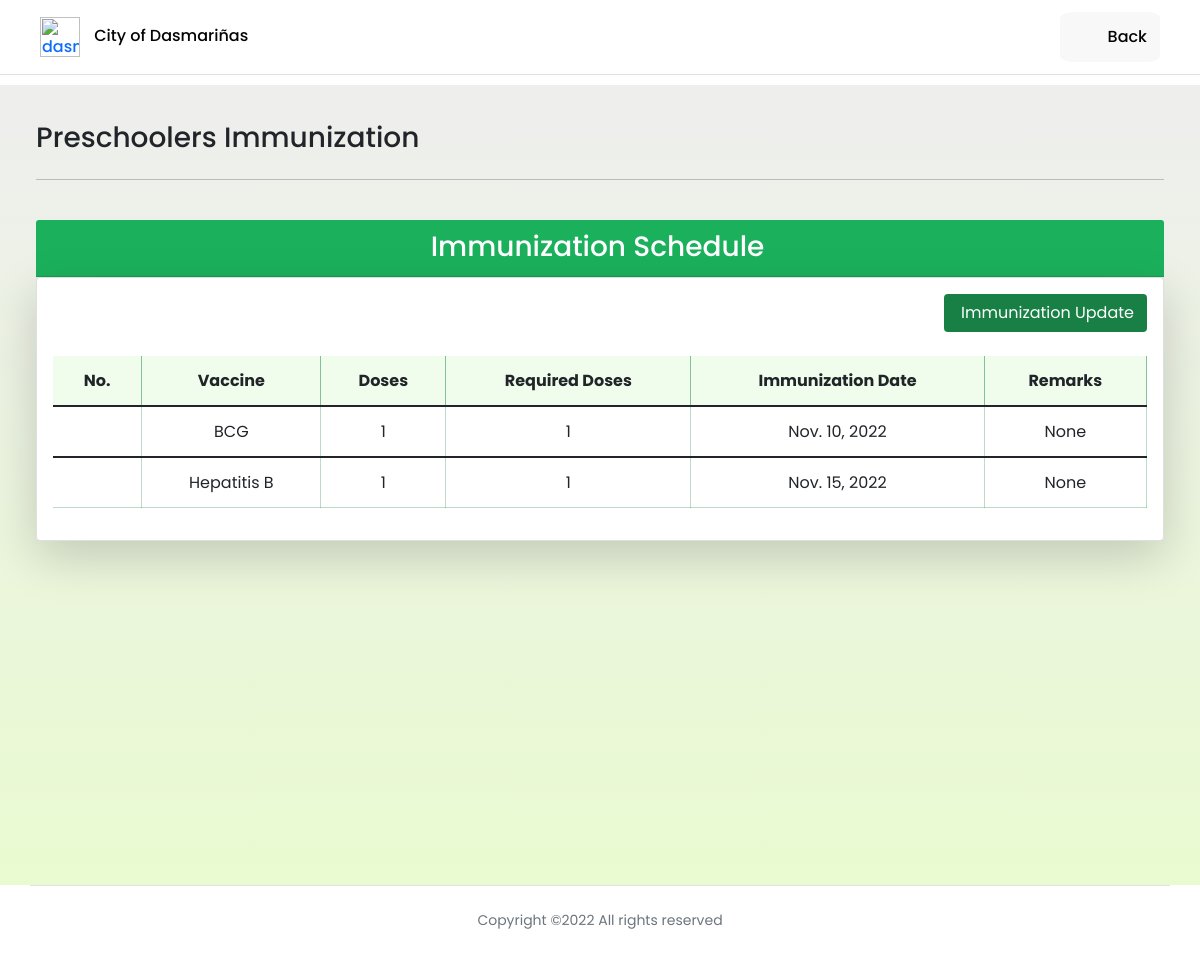
/preschooler_profile/immunization/5/, run on an earlier commit of the app's database.
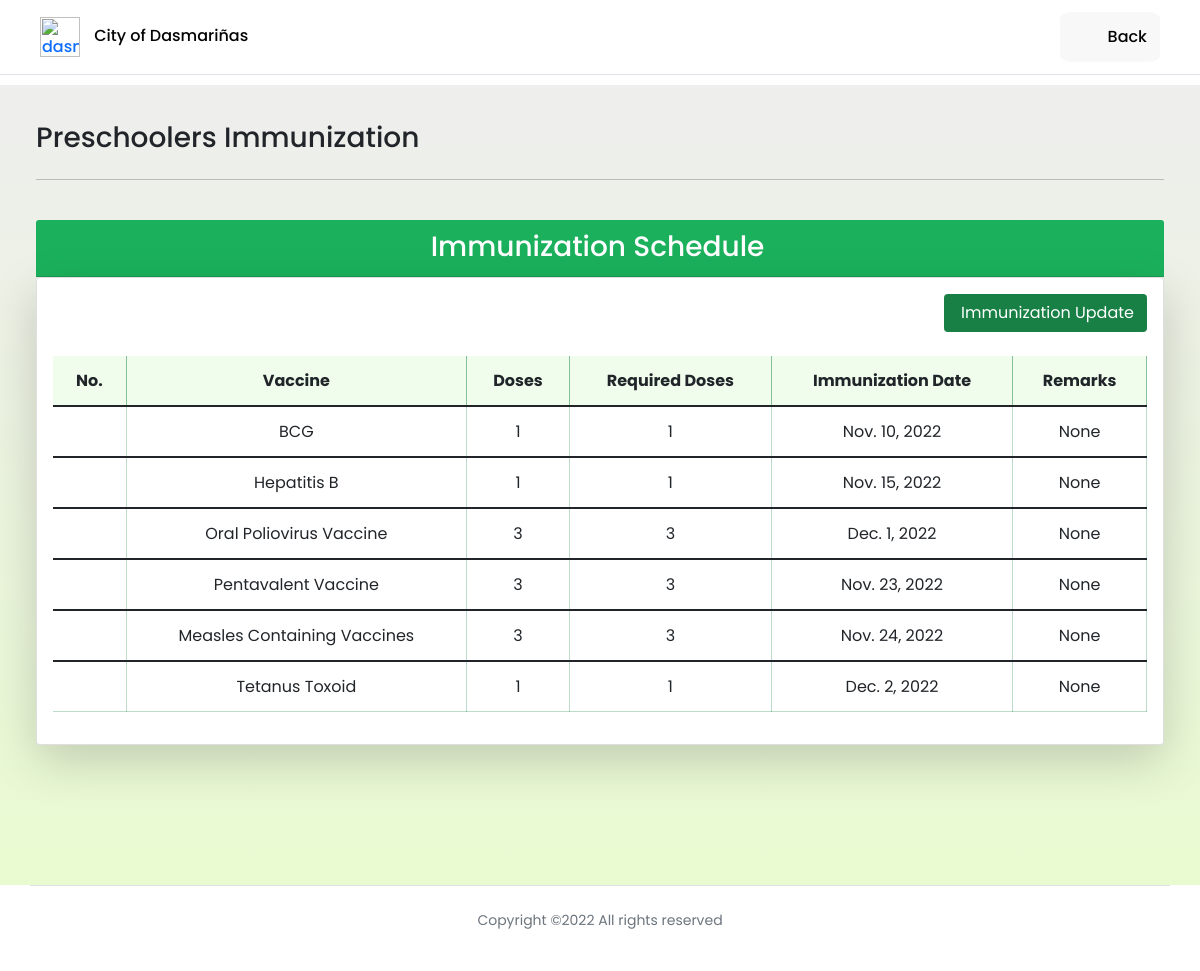
And on a later commit of the database.
### profilingApp/models.py (models this page shows, shortened)
class Vaccine(Model):
    VACCINES = [('BCG', 'BCG'),
                ('Hepatitis B', 'Hepatitis B'),
                ('Oral Poliovirus Vaccine', 'Oral Poliovirus Vaccine'),
                ('Pentavalent Vaccine', 'Pentavalent Vaccine'),
                ('Measles Containing Vaccines', 'Measles Containing Vaccines'),
                ('Tetanus Toxoid', 'Tetanus Toxoid'),
                ('Inactivated Polio Vaccine', 'Inactivated Polio Vaccine'),
                ('Measles Mumps - Rubella', 'Measles Mumps - Rubella'),]
    vax_preschooler = models.ForeignKey(Preschooler, on_delete=CASCADE)
    vax_name = models.CharField(max_length=500, choices=VACCINES)
    vax_dose = models.IntegerField()
    vax_date = models.DateField(null=True, blank=True)
    vax_remarks = models.DateField(null=True, blank=True)

### profilingApp/views.py (the view, shortened to what this page needs)
# urls.py: path('preschooler_profile/immunization/<str:pk>/', views.immunization_schedule, name='immunization_schedule'),
def immunization_schedule(request, pk):
    preschooler = Preschooler.objects.get(id=pk)
    vaccines = Vaccine.objects.filter(vax_preschooler=preschooler)
    vax_list = vaccines.values_list('vax_name', flat=True)
    dose_list = vaccines.values_list('vax_dose', flat=True)
    context = {'vaccines' : vaccines,
               'vax_list' : vax_list,
               'dose_list' : dose_list}
    return render(request, 'activities/BHW Immunization Schedule.html', context)

### profilingApp/templates/activities/BHW Immunization Schedule.html (shortened to what this page needs)
{% extends 'activities/BHW Home.html' %}
{% load static %}
{% block dashboard %}
<header>
    <div class="site-header">
    <nav class="navbar fixed-top index__navbar scrolled border-bottom"
    style=" padding-left:3%; padding-right:3%;">
        <div class="flex-fill p-1 py-1">
            <div class="d-flex align-items-center justify-content-between">
                <div>
                    <a href="#" class="name" style="text-decoration: none;">
                        <img class="navbar-icon" src="{% static '/Media/avatar.png' %}" alt="dasma-logo">
                        <span id="hidetitle" class="brand__name" style="color:rgb(3, 3, 3); margin-left:10px;">City of Dasmariñas</span>
                    </a>
                </div>
                <div id="navLinks">
                    <ul class="nav text-small">
                        <li>
                            <a href="{% url 'preschooler_dashboard' %}"  style="border-radius: 13%;"class="nav-link" data-toggle="tooltip" data-bs-placement="bottom" data-bs-offset="0,7"
                            title="Go back to Preschooler Dashboard">
                            <i class="fa fa-lg fa-fw fa-chevron-circle-left" style="font-size: 24px;"></i>
                            <span style="color:rgb(3, 3, 3);">Back</span>
                            </a>
                        </li>
                    </ul>
                </div>
            </div>
        </div>
    </nav>
    </div>
</header>
<div id="grid" class="container-fluid" style="padding:3%; margin: top 65px;">
    <div class="container-grid">
        <div class="">
            <div class="row">
                <div class="col">
                    <h3 style="text-align:left;">Preschoolers Immunization</h3>
                </div>
            </div>
        <hr>
        <br>
        </div>
    </div>
    <div class="text-black">
        <div class="row">
            <div class="col">
                <div class="card-header">
                    <h3> Immunization Schedule</h3>
                </div>
                <div class="card shadow-lg p-3 bg-white rounded" >
                    <div class="table-responsive">
                        <table class="table table-hover table-cell-border" id="table_validation">
                            <div class="" style="text-align: right !important; ">
                                <button style="background-color: #188045; color: white;" type="button" class="btn" data-bs-toggle="modal" data-bs-target="#update"> Immunization Update</button>
                            </div>
                            <br>
                            <thead>
                                <tr>
                                    <th scope="col" class="text-center">No.</th>
                                    <th scope="col" class="text-center">Vaccine</th>
                                    <th scope="col" class="text-center">Doses</th>
                                    <th scope="col" class="text-center">Required Doses</th>
                                    <th scope="col" class="text-center">Immunization Date</th>
                                    <th scope="col" class="text-center">Remarks</th>
                                </tr>
                            </thead>
                            {% for vaccine in vaccines %}
                            <tbody>
                                <tr>
                                    {% if vaccine.vax_name == 'Oral Poliovirus Vaccine' or vaccine.vax_name == 'Pentavalent Vaccine' or vaccine.vax_name == 'Measles Containing Vaccines' %}
                                        <td class="text-center"></td>
                                        <td class="text-center">{{ vaccine.vax_name }}</td>
                                        <td class="text-center">{{ vaccine.vax_dose }}</td>
                                        <td class="text-center">3</td>
                                        <td class="text-center">{{ vaccine.vax_date }}</td>
                                        <td class="text-center">{{ vaccine.vax_remarks }}</td>
                                    {% else %}
                                        <td class="text-center"></td>
                                        <td class="text-center">{{ vaccine.vax_name }}</td>
                                        <td class="text-center">{{ vaccine.vax_dose }}</td>
                                        <td class="text-center">1</td>
                                        <td class="text-center">{{ vaccine.vax_date }}</td>
                                        <td class="text-center">{{ vaccine.vax_remarks }}</td>
                                    {% endif %}
                                </tr>
                            </tbody>
                            {% endfor %}
                        </table>
                    </div>
                </div>
            </div>
        </div>
    </div>
</div>
{% endblock %}

### profilingApp/templates/activities/BHW Home.html (shortened to what this page needs)
{% load static %}
<html lang="en">
<head>
    <link rel="stylesheet" href="{% static '/CSS/DataTables/datatables.min.css' %}">
    <link rel="stylesheet" href="{% static '/CSS/styles.css' %}">
    <link rel="stylesheet" href="{% static '/CSS/font-awesome/css/all.min.css' %}">
    <link rel="stylesheet" href="{% static '/CSS/css/bootstrap.min.css' %}">
</head>
<body>
{% block dashboard %}{% endblock %}
<div class="footer text-muted">
    <div class="container">
        <div class="row text-center align-items-center">
                <div class="border-top p-4">
                    <p class="copyright"><small>
                    Copyright ©<script>document.write(new Date().getFullYear());</script> All rights reserved
                    </small>
                    </p>
                </div>
        </div>
    </div>
</div>
</body>
</html>

### profilingApp/static/CSS/styles.css (style rules this page uses)
.fixed-top { position: sticky; top: 0; right: 0; left: 0; z-index: 1030; max-height: 85px; background-color: white; border-bottom: 3px; }
.navbar-icon { width: 40px; max-width: 40px; }
img { vertical-align: middle; border-style: none; }
* { margin: 0; padding: 0; box-sizing: border-box; font-family: 'Poppins', sans-serif; }
li, a, button { font-family: 'Poppins', sans-serif; font-weight: 500; font-size: 16px; color:#188045; text-decoration: none; }
li { list-style: none; display: list-item; text-align: -webkit-match-parent; }
a { text-decoration: none; }
table { padding: 25px 5px 10px 5px; }
thead { border-color: rgba(23, 128, 69, 0.514)!important; background-color: #f0fdec; text-align: left !important; }
th { border-right: 1px solid !important; padding: 12px 15px !important; border-color: rgba(23, 128, 69, 0.492)!important; }
td { border-right: 1px solid !important; padding: 12px 15px !important; border-color: rgba(23, 128, 69, 0.288)!important; }
#navLinks li a { color:rgba(0, 19, 0, 0.87); padding: 13 13 13 13; background-color: #ebebeb60; border-radius: 50%; margin-left: 15px; position: relative; }
#grid,#footer,#header { transition: 0.5s ease-in-out; }
#grid { background-image: linear-gradient(to top, rgba(230, 250, 202, 0.884),rgba(228, 228, 227, 0.624)); position: relative; padding: 3%; width: 100%; margin-top: 85px; min-height: 800px; }
.card-header { font-size: 13px; font-family: 'Poppins', sans-serif;; background-color:rgb(27, 177, 92) !important; color:white; padding: 10px 15px 5px 10px !important; text-align: center; }
html { width: 100%; height: 100%; }
body { color: rgba(0, 0, 0, 0.6); font-family: 'Poppins', sans-serif; font-size: 14px; line-height: 1.6em; -webkit-font-smoothing: antialiased; -moz-osx-font-smoothing: grayscale; }
::placeholder { color:rgba(255, 255, 255, 0.253); }
@media (min-width: 700px) { ::placeholder { color:rgba(255, 255, 255, 0.253); } }
.row { display: -webkit-box; display: -ms-flexbox; display: flex; -ms-flex-wrap: wrap; flex-wrap: wrap; margin-right: 15px; margin-left: 15px; }
p { display: block; margin-block-start: 1em; margin-block-end: 1em; margin-inline-start: 0px; margin-inline-end: 0px; }
.col-6, .col-7, .col-12, .col, .col-sm-3, .col-sm-6, .col-md-3, .col-md-4, .col-md-5, .col-md-6, .col-md-8, .col-md-9, .col-md-10, .col-md-12, .col-lg-3, .col-lg-4, .col-lg-5, .col-lg-6, .col-lg-7, .col-lg-8, .col-lg-10, .col-lg-12, .col-xl-2 { position: relative; width: 100%; padding-right: 15px; padding-left: 15px; }
small, .small { font-size: 80%; font-weight: 400; }
.text-center { text-align: center !important; }
html { font-family: sans-serif; line-height: 1.15; -webkit-text-size-adjust: 100%; -webkit-tap-highlight-color: rgba(0, 0, 0, 0); }

What changed in the data, as far as the page shows it:
added Vaccine: vax_name "Oral Poliovirus Vaccine", vax_dose "3", vax_date "Dec. 1, 2022", vax_remarks "None"
added Vaccine: vax_name "Pentavalent Vaccine", vax_dose "3", vax_date "Nov. 23, 2022", vax_remarks "None"
added Vaccine: vax_name "Measles Containing Vaccines", vax_dose "3", vax_date "Nov. 24, 2022", vax_remarks "None"
added Vaccine: vax_name "Tetanus Toxoid", vax_dose "1", vax_date "Dec. 2, 2022", vax_remarks "None"
